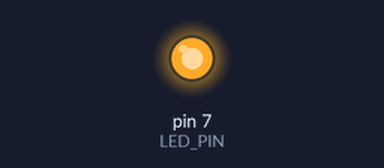
The sketch below on a simulated Arduino Uno, built with avr-gcc and run on an emulated ATmega328P. On the bench: output pins drawn as LEDs (lit = HIGH).

Above: at 5.0 s.
At 11.5 s:
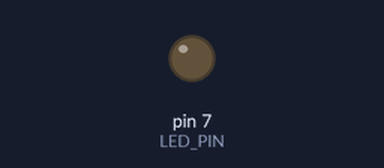
Timing chart, 0 to 16.9 s (numbered marks = the images above):
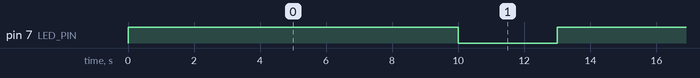

The sketch:

sketch_8-1.ino
```cpp
#define LED_PIN 7

void setup() {
  pinMode(LED_PIN, OUTPUT);
}

void loop() {
  digitalWrite(LED_PIN, HIGH); // Turn ON LED
  delay(10000);                // 10 seconds

  digitalWrite(LED_PIN, LOW);  // Turn OFF LED
  delay(3000);                 // 3 seconds
}
//common cathode
```

Measured:
- by itself, pin 7 (LED_PIN): alternates HIGH for 10.0 s and LOW for 3.0 s
